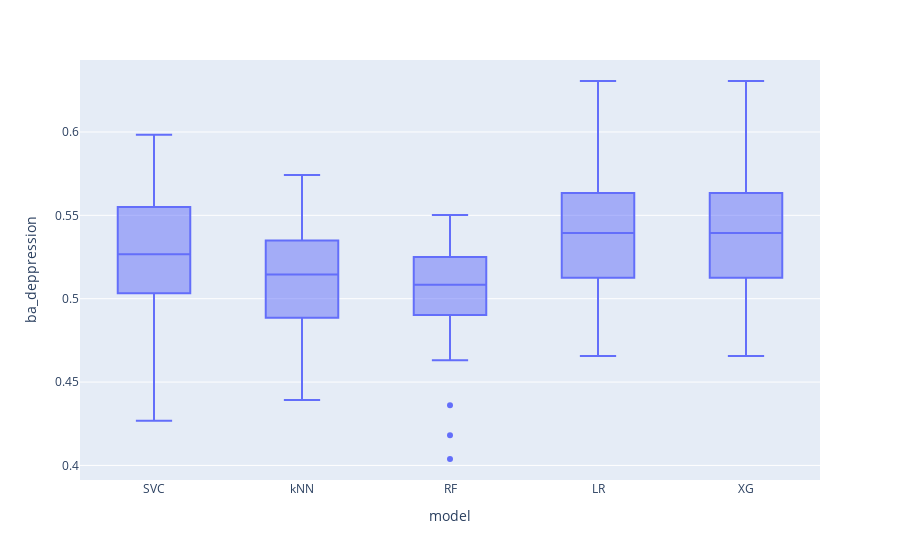

The cell this chart's notebook holds for it:
### Markdown cell above
# Exploring the Results

### Code cell
import plotly.express as px
fig = px.box(resultsDF, x="model", y="ba_deppression")
fig.show()

### Figure 1 — Plotly figure (JSON) as saved in the notebook; plotly's stock layout.template omitted (floating-point values rounded to 4 significant figures)
{"data": [{"alignmentgroup": "True", "hovertemplate": "model=%{x}<br>ba_deppression=%{y}<extra></extra>", "legendgroup": "", "marker": {"color": "#636efa"}, "name": "", "notched": false, "offsetgroup": "", "orientation": "v", "showlegend": false, "type": "box", "x": ["SVC", "SVC", "SVC", "SVC", "SVC", "SVC", "SVC", "SVC", "SVC", "SVC", "SVC", "SVC", "SVC", "SVC", "SVC", "SVC", "SVC", "SVC", "SVC", "SVC", "SVC", "SVC", "SVC", "SVC", "SVC", "kNN", "kNN", "kNN", "kNN", "kNN", "kNN", "kNN", "kNN", "kNN", "kNN", "kNN", "kNN", "kNN", "kNN", "kNN", "kNN", "kNN", "kNN", "kNN", "kNN", "kNN", "kNN", "kNN", "kNN", "kNN", "RF", "RF", "RF", "RF", "RF", "RF", "RF", "RF", "RF", "RF", "RF", "RF", "RF", "RF", "RF", "RF", "RF", "RF", "RF", "RF", "RF", "RF", "RF", "RF", "RF", "LR", "LR", "LR", "LR", "LR", "LR", "LR", "LR", "LR", "LR", "LR", "LR", "LR", "LR", "LR", "LR", "LR", "LR", "LR", "LR", "LR", "LR", "LR", "LR", "LR", "XG", "XG", "XG", "XG", "XG", "XG", "XG", "XG", "XG", "XG", "XG", "XG", "XG", "XG", "XG", "XG", "XG", "XG", "XG", "XG", "XG", "XG", "XG", "XG", "XG"], "x0": " ", "xaxis": "x", "y": [0.5267, 0.505, 0.4798, 0.5205, 0.5062, 0.5592, 0.5282, 0.5537, 0.5713, 0.5202, 0.5347, 0.5109, 0.4268, 0.5301, 0.5155, 0.5478, 0.5518, 0.5661, 0.5788, 0.4929, 0.5763, 0.4981, 0.4963, 0.5983, 0.4569, 0.5161, 0.4885, 0.5546, 0.5084, 0.5003, 0.5177, 0.4953, 0.4953, 0.4761, 0.5741, 0.4857, 0.5146, 0.5158, 0.5437, 0.5611, 0.4823, 0.4758, 0.5453, 0.5319, 0.5096, 0.4392, 0.5245, 0.5599, 0.4885, 0.5295, 0.4873, 0.4181, 0.5146, 0.4907, 0.4038, 0.54, 0.5084, 0.5242, 0.5084, 0.5502, 0.4953, 0.4984, 0.4631, 0.513, 0.5419, 0.5034, 0.5195, 0.5276, 0.5468, 0.4888, 0.5068, 0.4361, 0.5292, 0.5242, 0.518, 0.4994, 0.5633, 0.5133, 0.5413, 0.5009, 0.6194, 0.5633, 0.5568, 0.5701, 0.5298, 0.5298, 0.5394, 0.5226, 0.554, 0.5009, 0.5636, 0.536, 0.6048, 0.6306, 0.5105, 0.5999, 0.4656, 0.4848, 0.5617, 0.5152, 0.4994, 0.5633, 0.5133, 0.5413, 0.5009, 0.6194, 0.5633, 0.5568, 0.5701, 0.5298, 0.5298, 0.5394, 0.5226, 0.554, 0.5009, 0.5636, 0.536, 0.6048, 0.6306, 0.5105, 0.5999, 0.4656, 0.4848, 0.5617, 0.5152], "y0": " ", "yaxis": "y"}], "layout": {"boxmode": "group", "legend": {"tracegroupgap": 0}, "margin": {"t": 60}, "xaxis": {"anchor": "y", "domain": [0, 1], "title": {"text": "model"}}, "yaxis": {"anchor": "x", "domain": [0, 1], "title": {"text": "ba_deppression"}}}}
